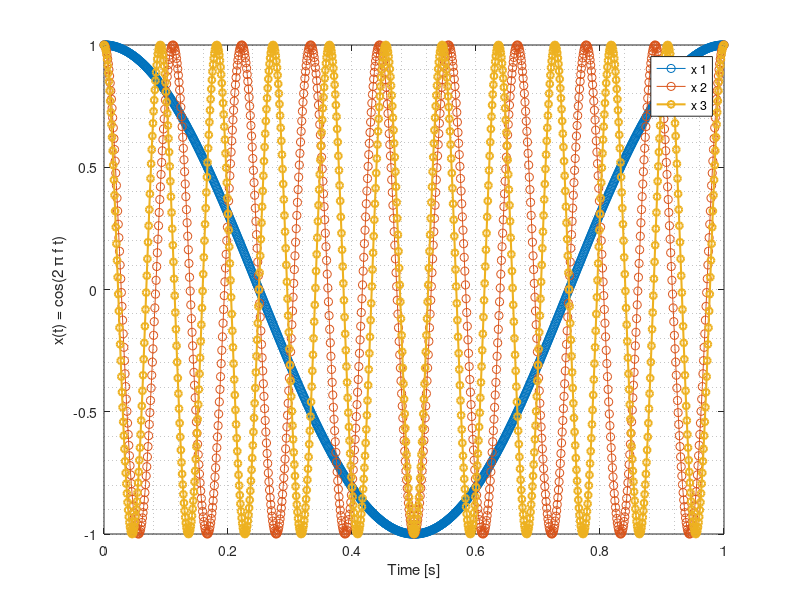

This figure's MATLAB source:
 % trei frecvente diferite
 f1=1;f2=9;f3=11;
 
 T=1/1000; % perioada de esantionare
 t=0:T:1;
 x1=cos(2*pi*f1*t) ;
 x2=cos(2*pi*f2*t) ;
 x3=cos(2*pi*f3*t) ;
 
 % reprezentare grafica
 figure
 plot(t ,x1,'-o',t ,x2,'-o',t ,x3,'-o' ,'linewidth' ,1.5 ,'markersize' ,5) ; shg ;
 legend('x 1','x 2','x 3')
 xlabel('Time [s]')
 ylabel('x(t) = cos(2 \pi f t)') , grid minor